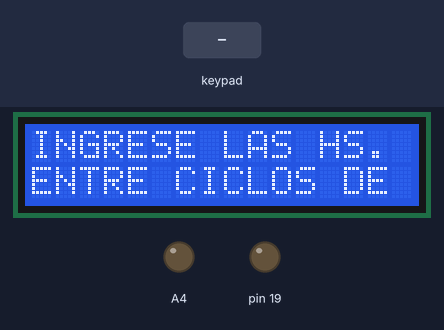
A program run on a simulated Arduino Uno, built with avr-gcc and run on an emulated ATmega328P. Parts: 16×2 character LCD, output pins drawn as LEDs (lit = HIGH). Inputs (shaded band) come from the test bench.

Above: at 1.2 s.
1.3 s: keypad keys 5 4 3 2 pressed 0.4 s apart
At 3.0 s:
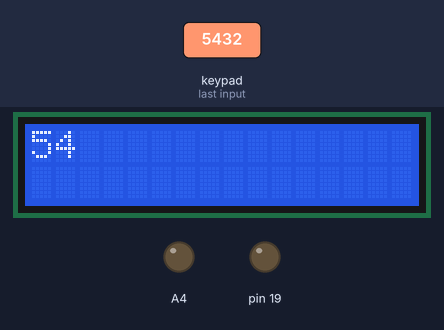
At 4.4 s:
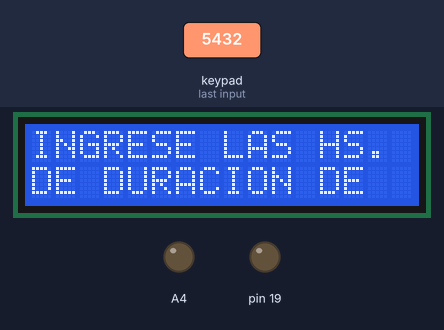
5.9 s: key '2' pressed
At 8.8 s:
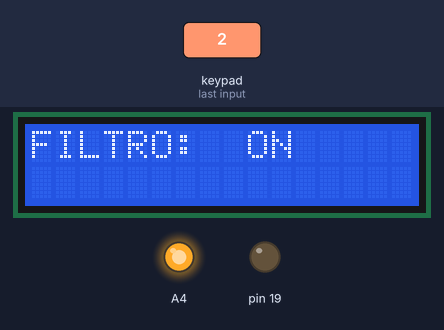
Timing chart, 0 to 41.9 s (numbered marks = the images above; inputs shaded):
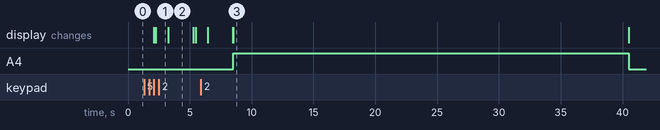

The program:

main.cpp
```cpp
// (licence header left out)
/**
 * @file main.cpp
 * @brief Contains the main program to be uploaded to ARDUINO UNO.
 */

/*==================[Inclusions]=============================================*/
#include <Keypad.h>
#include <Key.h>
#include <mefModo.h>
#include <boardDSE.h>
#include <Arduino.h>
#include <LiquidCrystal.h>
/*==================[Internal Data Definitions]==============================*/
char keys[KEYPAD_ROWS][KEYPAD_COLS] = {
    {'1','2','3'},
    {'4','5','6'},
    {'7','8','9'},
    {'*','0','#'}
    };
byte rowPins[KEYPAD_ROWS] = {5, 4, 3, 2};
byte colPins[KEYPAD_COLS] = {8, 7, 6};
/*==================[Object Instantiations]===================================*/
Keypad keypad = Keypad( makeKeymap(keys), rowPins , colPins , KEYPAD_ROWS, KEYPAD_COLS );
LiquidCrystal lcd(LCD_RS, LCD_EN, LCD_D4, LCD_D5, LCD_D6, LCD_D7);
/*==================[Setup configurations]===================================*/
/**
 * @brief We need to inicializate the hardware and the aplication
 */void setup(){
    boardDSE_init();
    mefModo_init();
    }
/*==================[Application Layer]=======================================*/
/**
 * @brief Here we are polling our MEF!
 */void loop(){
    mefModo();
    }
/*==================[End of file]============================================*/
/** * @} */
/*==================[File: main.cpp]=======================================*/
```

mefModo.cpp
```cpp
// (licence header left out)
/**
 * @file mefModo.cpp
 * @brief This is the aplication layer of the implamantation.
 * Must be upgraded!
 */

/*==================[Inclusions]=============================================*/
#include <mefModo.h>

/*==================[External Data Definitions]==============================*/
extern Keypad keypad;
extern LiquidCrystal lcd;

/*==================[Internal Data Definitions]==============================*/
static bool filtering =  false; // ->Flag to indicate the actual state
static bool waiting = false;	// ->Flag to indicate the actual state
static bool wantToControlTemp; // ->Flag to indicate if the temperature control is ON
static int hoursToFilter, hoursToSleep, temperatureToHeat; 	// -> Timers & temperature

/*==================[Internal Data Declarations]=============================*/
static estMefModo_enum est_MefModo;

/*==================[internal function declaration]==========================*/
/**
 * @brief this function is attached to TIMER 1 interruption rutine
 *
 * You to change from filtering mode to sleep mode when the work is done!
 */static void filteringTimer(void);

/**
 * @brief this function is attached to TIMER 2 interruption rutine
 *
 * You want to measure temperature periodically
 */static void temperatureTimer(void);

/*==================[external functions definition]==========================*/

/**
 * @brief Initializes the MEF
 */
void mefModo_init() {
	est_MefModo = EST_INIT_CFG;
}

/**
 * @brief Run the MEF
 */
void mefModo() {
	switch (est_MefModo) {
		case EST_INIT_CFG:

			/*FALTA MEJORAR QUE LA CAPA DE APLICACIÓN NO OPERE DIRECTAMENTE EL HARDWARE !!
			* ES DECIR, HABRÍA QUE HACER EN boardDSE.cpp SUBRUTINAS QUE OPEREN EL DISPLAY,
			* EL TECLADO, ETC Y QUE SEAN CONVOCADAS DESDE AQUÍ */

			lcd.setCursor(0, 0); 	lcd.print("INGRESE LAS HS.");
			lcd.setCursor(0, 1);	lcd.print("ENTRE CICLOS DE");
			delay(2000);			lcd.clear();
			lcd.setCursor(0, 0); 	lcd.print("FILTRADO EN 2 ");
			lcd.setCursor(0, 1);	lcd.print("DIGITOS (1-24)");
			hoursToSleep = keypad.waitForKey() - 48;  		// Ingresa la decena y se castea a int
			hoursToSleep = hoursToSleep * 10 + keypad.waitForKey() - 48;  // Ingresa la unidad y se castea a int acumulando la decena
			lcd.clear(); lcd.print(hoursToSleep); delay(1000); lcd.clear();

			lcd.setCursor(0, 0); 	lcd.print("INGRESE LAS HS.");
			lcd.setCursor(0, 1);	lcd.print("DE DURACION DE");
			delay(2000);			lcd.clear();
			lcd.setCursor(0, 0); 	lcd.print("CADA CICLO EN 2");
			lcd.setCursor(0, 1);	lcd.print("DIGITOS (1-24)");
			hoursToFilter = keypad.waitForKey() - 48;  	// Ingresa la decena y se castea a int
			hoursToFilter = hoursToFilter * 10 + keypad.waitForKey() - 48;	// Ingresa la unidad y se castea a int acumulando la decena
			lcd.clear(); lcd.print(hoursToFilter); delay(1000); lcd.clear();

			lcd.setCursor(0, 0); 	lcd.print("DESEA ACTIVAR EL");
			lcd.setCursor(0, 1);	lcd.print("CONTROL DE TEMP?");
			delay(2000);			lcd.clear();
			lcd.setCursor(0, 0); 	lcd.print("INGRESE UN '1'");
			lcd.setCursor(0, 1);	lcd.print("EN CASO DE SI !");
			if ((keypad.waitForKey()-48) == 1){
				wantToControlTemp=true;
				lcd.setCursor(0, 0); 	lcd.print("INGRESE LA TEMP");
				lcd.setCursor(0, 1);	lcd.print("DESEADA EN GRADOS");
				delay(2000);			lcd.clear();
				lcd.setCursor(0, 0); 	lcd.print("HAGALO EN 2 ");
				lcd.setCursor(0, 1);	lcd.print("DIGITOS ");
				//Serial.println("INGRESE A LA TEMPERATURA QUE DESEA MANTENER EL AGUA");
				//Serial.println("HÁGALO EN FORMATO DE 2 DÍGITOS (1-60)");
				temperatureToHeat = keypad.waitForKey() - 48;  						// Ingresa la decena y se castea a int
				temperatureToHeat = temperatureToHeat * 10 + keypad.waitForKey() - 48;		// Ingresa la unidad y se castea a int acumulando la decena
				//Serial.print("Grados:");
				//Serial.println(temperatureToHeat);
				MsTimer2::set(1000,temperatureTimer);
				MsTimer2::start();
				lcd.clear(); lcd.print(temperatureToHeat); delay(1000); lcd.clear();
			}

			Timer1.initialize(1000000 * hoursToFilter);      //Configura el TIMER en hoursToFilter Segundos
   			Timer1.attachInterrupt(filteringTimer) ; //Configura la interrupción del Timer 1

			filtering = true;

			lcd.clear(); lcd.print("FILTRO:  ON");

			digitalWrite(FILTERING_PORT,HIGH);

			est_MefModo = EST_FILTERING;

			break;

		case EST_FILTERING:
			if(waiting){
				est_MefModo = EST_WAITING;
				lcd.setCursor(0, 0); 	lcd.print("FILTRO: OFF");
				digitalWrite(A4,LOW);
			}

			break;

        case EST_WAITING:
			if(!waiting && filtering){
				est_MefModo = EST_FILTERING;
				lcd.setCursor(0, 0);	lcd.print("FILTRO:  ON");
				digitalWrite(A4,HIGH);
			}
			break;
	}
}


/*==================[internal function definition]==========================*/
/** @brief this function is attached to TIMER 1 interruption rutine
 *
 * You to change from filtering mode to sleep mode when the work is done!
 */
void filteringTimer(void){
	if (filtering==true && waiting == false) // we have interrupted because filtering routine is done
	{
		filtering = false ;
		waiting = true;
		Timer1.stop();
		Timer1.initialize(1000000 * hoursToSleep);      //Config TIMER -> hoursToSleep Secs
		Timer1.attachInterrupt(filteringTimer) ; //Config interrupt Timer 1
		return;
	}
	if (filtering==false && waiting == true) // we have interrupted because filtering routine is done
	{
		filtering = true ;
		waiting = false;
		Timer1.stop();
		Timer1.initialize(1000000 * hoursToFilter);      //Config TIMER -> hoursToFilter Secs
		Timer1.attachInterrupt(filteringTimer) ; //Configura la interrupción del Timer 1
		return;
	}
}

/** @brief this function is attached to TIMER 2 interruption rutine
 *
 * You want to measure temperature periodically
 */
void temperatureTimer(void){ // 5 DEGREES CELSIUM HISTERESIS !!
	float tempC = analogRead(TEMPERATURE_SENSOR);
	tempC = (5.0 * tempC * 100.0)/1024.0;
	lcd.setCursor(0, 1); 	lcd.print("Temp: ");
	lcd.setCursor(6, 1); 	lcd.print(tempC);
	lcd.setCursor(12, 1); 	lcd.print("gC");


	if (tempC < temperatureToHeat - 5){
		  digitalWrite(HEATING_PORT,HIGH);
	}else{
		if (tempC > temperatureToHeat + 5){
			digitalWrite(HEATING_PORT, LOW);
		}
	}

}
/*==================[End of file]============================================*/
/**
 * @}
 */

/*==================[File: mefModo.cpp]=======================================*/
```

mefModo.h
```cpp
// (licence header left out)
#ifndef MEF_MODO_H_
#define MEF_MODO_H_

/**
 * @file mefModo.h
 * @brief Contains internal data definitions and declarations.
 */

/*==================[Inclusions]=============================================*/
#include <Arduino.h>
#include <Keypad.h>
#include <Key.h>
#include <TimerOne.h>
#include <LiquidCrystal.h>
#include <MsTimer2.h>
#include <boardDSE.h> // DEBERÍA QUEDAR SOLO ESTA EN EL IDEAL QUE APLICACIÓN NO INTERACTÚA DIRECTAMENTE CON DRIVERS


/*==================[Typedefs]================================================*/
/**
 * @brief Defines Finite State Machine.
 */
typedef enum {
	EST_INIT_CFG = 0,
	EST_FILTERING,
    EST_WAITING,
} estMefModo_enum;

/*==================[external functions definition]==========================*/
/**
 * @brief Initializes the MEF
 */
void mefModo_init();

/**
 * @brief Run the MEF
 */
void mefModo();


/*==================[End of file]============================================*/
#endif /* MEF_MODO_H_ */
/**
 * @}
 */

/*==================[File: mefModo.h]=======================================*/
```

Measured:
- after the input at 1.3 s, the display: first differs from a run without the input after 0.95 s (image 1)
- after the input at 5.9 s, A4: LOW → HIGH after 2.6 s, → LOW 32.0 s later; the display: first differs from a run without the input after 2.6 s (image 3)
- what the display in image 2 shows lasts 2.0 s, from 3.3 s to 5.3 s
